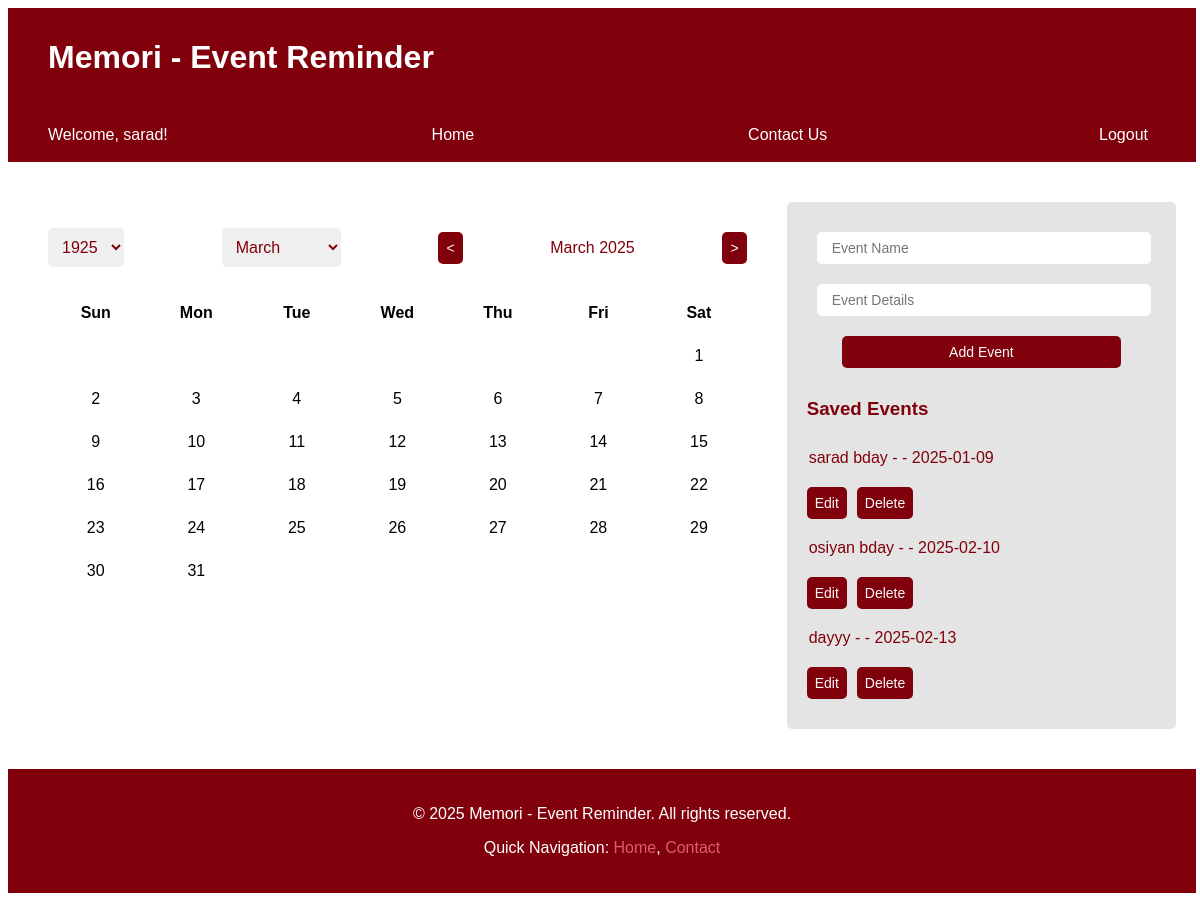
The app's page /home.php (signed in), older data.
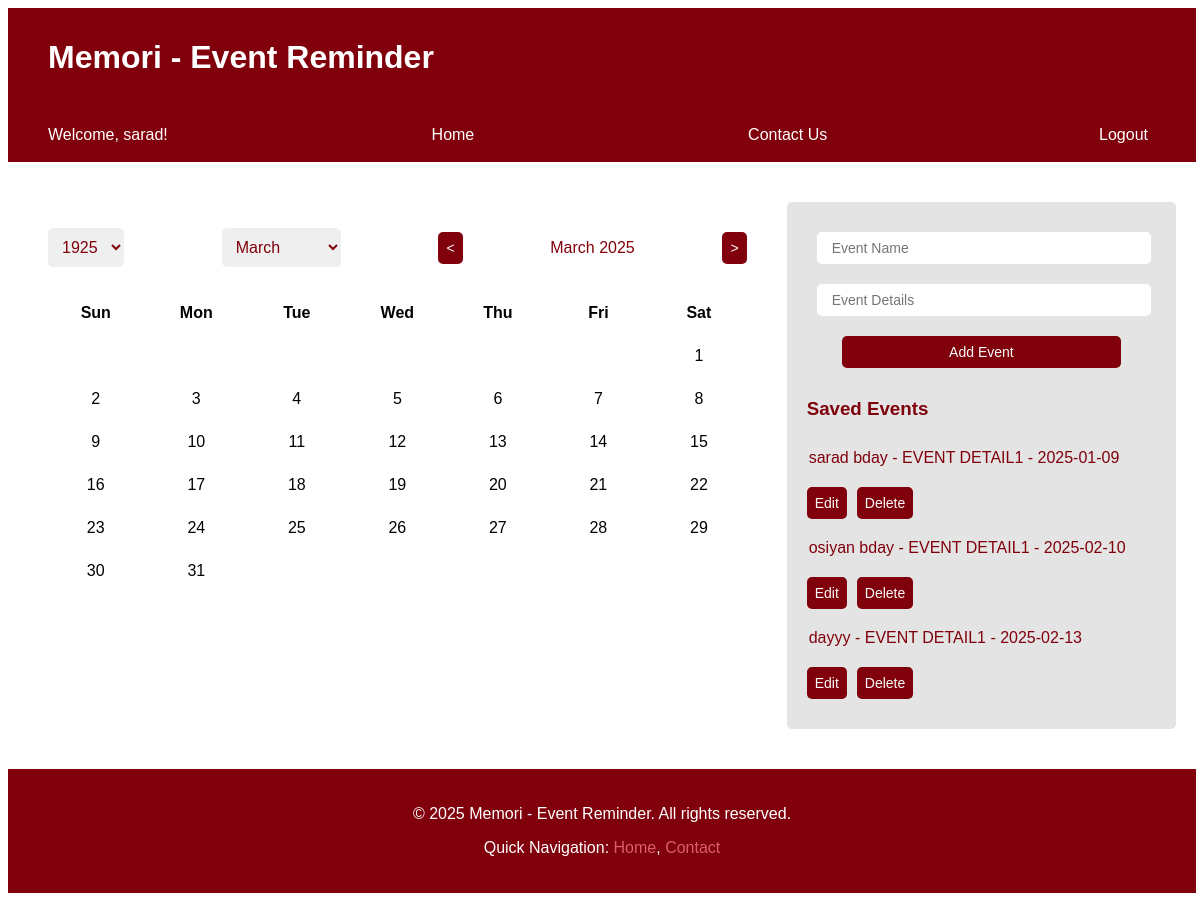
The same page, newer data.
### tables this page shows
CREATE TABLE `users` (
  `id` int(11) NOT NULL,
  `name` varchar(255) NOT NULL,
  `username` varchar(255) NOT NULL,
  `email` varchar(255) NOT NULL,
  `password` varchar(50) NOT NULL,
  `number` int(50) NOT NULL
);

CREATE TABLE `events` (
  `id` int(11) NOT NULL,
  `event_name` varchar(255) NOT NULL,
  `event_details` varchar(255) NOT NULL,
  `event_date` date NOT NULL,
  `user_id` int(11) NOT NULL
);

### home.php (the view, shortened to what this page needs)
<?php
include 'connection.php';
$user_id = $_COOKIE['user_id'];
$sql = "SELECT name FROM users WHERE id = $user_id";
$result = $conn->query($sql);
if ($result->num_rows > 0) {
    $user = $result->fetch_assoc();
    $user_name = $user['name'];
} else {
    $user_name = "Guest";
}
$sql = "SELECT * FROM events WHERE user_id = $user_id ORDER BY event_date";
$result = $conn->query($sql);
?>
<!DOCTYPE html>
<html lang="en">
<head>
    <link rel="stylesheet" href="home.css">
</head>
<body>
    <header>
        <h1>Memori - Event Reminder</h1>
    </header>
    <nav>
    <span>Welcome, <?php echo htmlspecialchars($user_name); ?>!</span>
        <a href="#">Home</a>
        <a href="contact.php">Contact Us</a>
        <form method="post" action="" style="display:flex;">
            <button type="submit" name="logout" style="background-color: #80000b;color: white; border: none;  border-radius: 5px; cursor: pointer; font-size:16px;">
                Logout
            </button>
        </form>
    </nav>
    <div class="container">
        <div class="calendar-container">
            <div class="calendar-header">
                <select id="yearSelect" default="2025"></select>
                <select id="monthSelect">
                </select>
                <button type="button" id="prevMonth">&lt;</button>
                <span style="color: #80000b" id="currentMonth"></span>
                <button type="button" id="nextMonth">&gt;</button>
            </div>
            <div class="calendar"></div>
        </div>
        <div class="event-form-container">
            <form class="event-form" method="post" action="home.php">
                <input type="text" style="width:87%;" name="event_name" placeholder="Event Name" autocomplete="off"><br>
                <input type="text" style="width:87%;" name="event_details" placeholder="Event Details" autocomplete="off">
                <button style="width: 80%; margin-left: 35px;"  type="submit" name="add_event">Add Event</button>
            </form>
            <div class="event-list">
                <h3>Saved Events</h3>
                <?php
                if ($result->num_rows > 0) {
                    while ($row = $result->fetch_assoc()) {
                        $event_id = $row['id'];
                        echo "<div class='event-item' id='event-$event_id'>";
                        echo "<span class='event-name'>" . $row['event_name'] . " - " . $row['event_details'] . " - " . $row['event_date'] . "</span>";
                        echo "</div>";
                        echo "<button style='margin-right: 10px;' type='button' onclick='editEvent($event_id)'>Edit</button>";
                        echo "<form method='post' action='home.php' style='display:inline;'>";
                        echo "<button style='margin-right: 10px;' style='color: white;' type='submit' onclick='return confirm(`Are you sure you want to delete this event?`)' name='delete_event'>Delete</button>";
                        echo "</form>";
                    }
                } else {
                    echo "<p>No events found.</p>";
                }
                ?>
            </div>
        </div>
    </div>
    <footer style="background-color: #80000b; color: white; text-align: center; padding-top:20px; padding-bottom: 20px; ">
    <p>&copy; 2025 Memori - Event Reminder. All rights reserved.</p>
    <p>Quick Navigation:
        <a href="home.php" style="color:rgb(216, 96, 106); text-decoration: none;">Home</a>,
        <a href="contact.php" style="color: rgb(216, 96, 106); text-decoration: none;">Contact</a>
    </p>
    </footer>
</body>
</html>

### home.css (style rules this page uses)
body { font-family: Arial, sans-serif; background-color: white; color: #80000b; width: 99% }
header { background-color: #80000b; color: white; padding: 10px 40px; }
nav { display: flex; justify-content: space-between; align-items: center; background-color: #80000b; padding: 0px 40px; }
nav a { color: white; text-decoration: none; margin: 0 10px; }
.container { display: flex; max-width: 1200px; margin: 20px auto; padding: 20px; background-color: white; border-radius: 5px; }
.calendar-container { flex: 2; padding: 20px; border-radius: 5px; }
.event-form-container { flex: 1; margin-left: 20px; background-color: #e4e4e4; padding: 20px; border-radius: 5px; }
span { color: white; }
.calendar-header { display: flex; justify-content: space-between; align-items: center; margin-bottom: 20px; }
.calendar-header select { color:#80000b; border: none; padding: 10px; border-radius: 5px; cursor: pointer; font-size: 16px; margin-right: 10px; }
.calendar { display: grid; grid-template-columns: repeat(7, 1fr); gap: 5px; color: black; }
form input { padding: 8px 15px; margin: 10px 10px; width: 80%; border: none; border-radius: 5px; font-size: 14px; }
button { padding: 8px; margin: 10px 0; border: none; border-radius: 5px; font-size: 14px; }
button { background-color: #80000b; color: #fafafa; cursor: pointer; }
.event-list { margin-top: 20px; }
.event-item { display: flex; justify-content: space-between; align-items: center; flex-wrap: wrap; }
.event-name { color: #80000b; padding: 10px 2px; flex: 1; min-width: 0; }

Row changes from the older to the newer data that the page shows:
changed events "sarad bday": event_details (not shown) → "EVENT DETAIL1"
changed events "osiyan bday": event_details (not shown) → "EVENT DETAIL1"
changed events "dayyy": event_details (not shown) → "EVENT DETAIL1"
